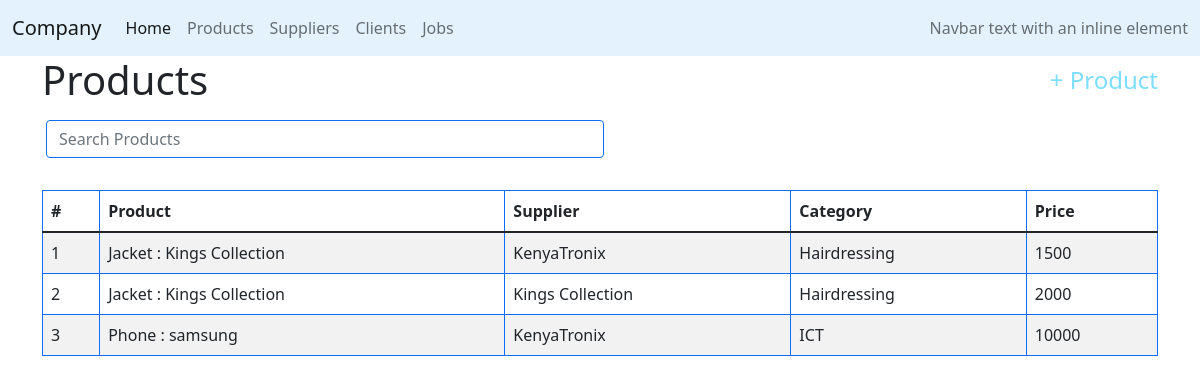
Page /company/products on the committed database.
### company/models.py (models this page shows, shortened)
class Price(models.Model):
    id = models.BigAutoField(primary_key=True)
    price = models.IntegerField()
    product = models.ForeignKey(Product, related_name="productPrice",on_delete=models.CASCADE, blank=True, null=True)
    supplier = models.ForeignKey(Supplier,related_name="products", on_delete=models.CASCADE, blank=True, null=True)

class Product(models.Model):
    id = models.BigAutoField(primary_key=True)
    category = models.IntegerField()
    nameP = models.CharField(max_length=64)
    brand = models.CharField(max_length=64)
    size = models.IntegerField()
    weight = models.IntegerField()
    description = models.TextField()

class Company(PolymorphicModel):
    id = models.BigAutoField(primary_key=True)
    nameC = models.CharField(max_length=64)
    address = models.IntegerField()
    email = models.CharField(max_length=64, default=0)
    contact = models.IntegerField()

### company/views.py (the view)
# urls.py: path('products', views.products, name='products'),
def products(request):
    products = Price.objects.all()
    suppliers = Supplier.objects.all()
    return render(request, "company/products.html",{
        "products": products[::-1],
        "suppliers": suppliers,
        "categories": categories
    })

### company/models.py (called while the page is built)
    def __str__(self):
        return f"{self.nameC}"

### company/templates/company/products.html (shortened to what this page needs)
{% extends "company/layout.html"%}
{% block body %}
<div class="container">
    <div class="d-flex justify-content-between mr-2">
        <h1>Products</h1>
        <h4 class="align-self-center" id="addButton">+ Product</h4>
    </div>
    <div class="filterProduct row form-group mx-1 mb-4 pt-2 col-md-6">
      <input class="filterInput form-control border-primary" type="text" placeholder="Search Products">
    </div>
    <div class="rounded mt-2 pt-2">
      <table class="table table-striped table-hover table-bordered border-primary pt-2">
          <thead>
            <tr>
              <th scope="col">#</th>
              <th scope="col">Product</th>
              <th scope="col">Supplier</th>
              <th scope="col">Category</th>
              <th scope="col">Price</th>
            </tr>
          </thead>
          <tbody id="tableProduct">
              {%for product in products %}
              <tr id="{{product.product.id}}">
                  <td scope="row" class="rowCounter"></td>
                  <td>{{product.product.nameP}} : {{product.product.brand}} </td>
                  <td>{{product.supplier}}</td>
                  <td class="categoryColumn">{{product.product.category}}</td>
                  <td>{{product.price}}</td>
              </tr>
              {%endfor%}
          </tbody>
        </table>
    </div>
</div>
{%endblock%}
{% load static %}

### company/static/company/styles.css (style rules this page uses)
#addButton { color: rgb(124, 222, 252); }
table { counter-reset: rowCount; }
.rowCounter::before { counter-increment: rowCount; content: counter(rowCount); }

### rows in the picture
Price: product.nameP "Jacket", product.brand "Kings Collection", supplier "KenyaTronix", price "1500"
Price: product.nameP "Jacket", product.brand "Kings Collection", supplier "Kings Collection", price "2000"
Price: product.nameP "Phone", product.brand "samsung", supplier "KenyaTronix", price "10000"
